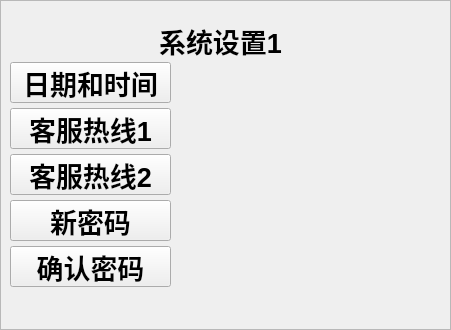
   <widget class="QFrame" name="frame_2">
    <property name="geometry">
     <rect>
      <x>25</x>
      <y>95</y>
      <width>451</width>
      <height>330</height>
     </rect>
    </property>
    <property name="sizePolicy">
     <sizepolicy hsizetype="Ignored" vsizetype="Ignored">
      <horstretch>0</horstretch>
      <verstretch>0</verstretch>
     </sizepolicy>
    </property>
    <property name="minimumSize">
     <size>
      <width>13</width>
      <height>0</height>
     </size>
    </property>
    <property name="font">
     <font>
      <pointsize>24</pointsize>
      <weight>75</weight>
      <bold>true</bold>
      <kerning>true</kerning>
     </font>
    </property>
    <property name="autoFillBackground">
     <bool>false</bool>
    </property>
    <property name="styleSheet">
     <string notr="true">background-image: url(:/background/qrc/background/back.png);
 </string>
    </property>
    <property name="frameShape">
     <enum>QFrame::StyledPanel</enum>
    </property>
    <property name="frameShadow">
     <enum>QFrame::Raised</enum>
    </property>
    <widget class="QLabel" name="lbl_time">
     <property name="geometry">
      <rect>
       <x>180</x>
       <y>67</y>
       <width>265</width>
       <height>31</height>
      </rect>
     </property>
     <property name="font">
      <font>
       <pointsize>18</pointsize>
       <weight>75</weight>
       <bold>true</bold>
       <kerning>true</kerning>
      </font>
     </property>
     <property name="frameShape">
      <enum>QFrame::NoFrame</enum>
     </property>
     <property name="frameShadow">
      <enum>QFrame::Sunken</enum>
     </property>
     <property name="text">
      <string/>
     </property>
    </widget>
    <widget class="QLabel" name="lbl_stime">
     <property name="geometry">
      <rect>
       <x>180</x>
       <y>115</y>
       <width>265</width>
       <height>31</height>
      </rect>
     </property>
     <property name="font">
      <font>
       <pointsize>18</pointsize>
       <weight>75</weight>
       <bold>true</bold>
      </font>
     </property>
     <property name="frameShape">
      <enum>QFrame::NoFrame</enum>
     </property>
     <property name="text">
      <string/>
     </property>
    </widget>
    <widget class="QLabel" name="lbl_pswd">
     <property name="geometry">
      <rect>
       <x>180</x>
       <y>205</y>
       <width>265</width>
       <height>31</height>
      </rect>
     </property>
     <property name="font">
      <font>
       <pointsize>18</pointsize>
       <weight>75</weight>
       <bold>true</bold>
      </font>
     </property>
     <property name="frameShape">
      <enum>QFrame::NoFrame</enum>
     </property>
     <property name="text">
      <string/>
     </property>
    </widget>
    <widget class="QLabel" name="lbl_pswd_sure">
     <property name="geometry">
      <rect>
       <x>180</x>
       <y>250</y>
       <width>265</width>
       <height>31</height>
      </rect>
     </property>
     <property name="font">
      <font>
       <pointsize>18</pointsize>
       <weight>75</weight>
       <bold>true</bold>
      </font>
     </property>
     <property name="frameShape">
      <enum>QFrame::NoFrame</enum>
     </property>
     <property name="text">
      <string/>
     </property>
    </widget>
    <widget class="QPushButton" name="btn_2">
     <property name="geometry">
      <rect>
       <x>10</x>
       <y>62</y>
       <width>161</width>
       <height>41</height>
      </rect>
     </property>
     <property name="font">
      <font>
       <pointsize>20</pointsize>
      </font>
     </property>
     <property name="focusPolicy">
      <enum>Qt::NoFocus</enum>
     </property>
     <property name="text">
      <string>日期和时间</string>
     </property>
    </widget>
    <widget class="QPushButton" name="btn_3">
     <property name="geometry">
      <rect>
       <x>10</x>
       <y>108</y>
       <width>161</width>
       <height>41</height>
      </rect>
     </property>
     <property name="font">
      <font>
       <pointsize>20</pointsize>
      </font>
     </property>
     <property name="focusPolicy">
      <enum>Qt::NoFocus</enum>
     </property>
     <property name="text">
      <string>客服热线1</string>
     </property>
    </widget>
    <widget class="QPushButton" name="btn_4">
     <property name="geometry">
      <rect>
       <x>10</x>
       <y>200</y>
       <width>161</width>
       <height>41</height>
      </rect>
     </property>
     <property name="font">
      <font>
       <pointsize>20</pointsize>
      </font>
     </property>
     <property name="focusPolicy">
      <enum>Qt::NoFocus</enum>
     </property>
     <property name="text">
      <string>新密码</string>
     </property>
    </widget>
    <widget class="QPushButton" name="btn_5">
     <property name="geometry">
      <rect>
       <x>10</x>
       <y>246</y>
       <width>161</width>
       <height>41</height>
      </rect>
     </property>
     <property name="font">
      <font>
       <pointsize>20</pointsize>
      </font>
     </property>
     <property name="focusPolicy">
      <enum>Qt::NoFocus</enum>
     </property>
     <property name="text">
      <string>确认密码</string>
     </property>
    </widget>
    <widget class="QPushButton" name="btn_6">
     <property name="geometry">
      <rect>
       <x>10</x>
       <y>154</y>
       <width>161</width>
       <height>41</height>
      </rect>
     </property>
     <property name="font">
      <font>
       <pointsize>20</pointsize>
      </font>
     </property>
     <property name="focusPolicy">
      <enum>Qt::NoFocus</enum>
     </property>
     <property name="text">
      <string>客服热线2</string>
     </property>
    </widget>
    <widget class="QLabel" name="lbl_phone_number">
     <property name="geometry">
      <rect>
       <x>180</x>
       <y>160</y>
       <width>265</width>
       <height>31</height>
      </rect>
     </property>
     <property name="font">
      <font>
       <pointsize>18</pointsize>
       <weight>75</weight>
       <bold>true</bold>
      </font>
     </property>
     <property name="frameShape">
      <enum>QFrame::NoFrame</enum>
     </property>
     <property name="text">
      <string/>
     </property>
    </widget>
    <widget class="QLabel" name="label_speaker">
     <property name="geometry">
      <rect>
       <x>10</x>
       <y>290</y>
       <width>441</width>
       <height>41</height>
      </rect>
     </property>
     <property name="palette">
      <palette>
       <active>
        <colorrole role="WindowText">
         <brush brushstyle="SolidPattern">
          <color alpha="255">
           <red>255</red>
           <green>0</green>
           <blue>0</blue>
          </color>
         </brush>
        </colorrole>
        <colorrole role="Button">
         <brush brushstyle="SolidPattern">
          <color alpha="255">
           <red>255</red>
           <green>255</green>
           <blue>255</blue>
          </color>
         </brush>
        </colorrole>
        <colorrole role="Light">
         <brush brushstyle="SolidPattern">
          <color alpha="255">
           <red>255</red>
           <green>255</green>
           <blue>255</blue>
          </color>
         </brush>
        </colorrole>
        <colorrole role="Midlight">
         <brush brushstyle="SolidPattern">
          <color alpha="255">
           <red>255</red>
           <green>255</green>
           <blue>255</blue>
          </color>
         </brush>
        </colorrole>
        <colorrole role="Dark">
         <brush brushstyle="SolidPattern">
          <color alpha="255">
           <red>127</red>
           <green>127</green>
           <blue>127</blue>
          </color>
         </brush>
        </colorrole>
        <colorrole role="Mid">
         <brush brushstyle="SolidPattern">
          <color alpha="255">
           <red>170</red>
           <green>170</green>
           <blue>170</blue>
          </color>
         </brush>
        </colorrole>
        <colorrole role="Text">
         <brush brushstyle="SolidPattern">
          <color alpha="255">
           <red>0</red>
           <green>0</green>
           <blue>0</blue>
          </color>
         </brush>
        </colorrole>
        <colorrole role="BrightText">
         <brush brushstyle="SolidPattern">
          <color alpha="255">
           <red>255</red>
           <green>255</green>
           <blue>255</blue>
          </color>
         </brush>
        </colorrole>
        <colorrole role="ButtonText">
         <brush brushstyle="SolidPattern">
          <color alpha="255">
           <red>0</red>
           <green>0</green>
           <blue>0</blue>
          </color>
         </brush>
        </colorrole>
        <colorrole role="Base">
         <brush brushstyle="SolidPattern">
          <color alpha="255">
           <red>255</red>
           <green>255</green>
           <blue>255</blue>
          </color>
         </brush>
        </colorrole>
        <colorrole role="Window">
         <brush brushstyle="SolidPattern">
          <color alpha="255">
           <red>255</red>
           <green>255</green>
           <blue>255</blue>
          </color>
         </brush>
        </colorrole>
        <colorrole role="Shadow">
         <brush brushstyle="SolidPattern">
          <color alpha="255">
           <red>0</red>
           <green>0</green>
           <blue>0</blue>
          </color>
         </brush>
        </colorrole>
        <colorrole role="AlternateBase">
         <brush brushstyle="SolidPattern">
          <color alpha="255">
           <red>255</red>
           <green>255</green>
           <blue>255</blue>
          </color>
         </brush>
        </colorrole>
        <colorrole role="ToolTipBase">
         <brush brushstyle="SolidPattern">
          <color alpha="255">
           <red>255</red>
           <green>255</green>
           <blue>220</blue>
          </color>
         </brush>
        </colorrole>
        <colorrole role="ToolTipText">
         <brush brushstyle="SolidPattern">
          <color alpha="255">
           <red>0</red>
           <green>0</green>
           <blue>0</blue>
          </color>
         </brush>
        </colorrole>
       </active>
       <inactive>
        <colorrole role="WindowText">
         <brush brushstyle="SolidPattern">
          <color alpha="255">
           <red>255</red>
           <green>0</green>
           <blue>0</blue>
          </color>
         </brush>
        </colorrole>
        <colorrole role="Button">
         <brush brushstyle="SolidPattern">
          <color alpha="255">
           <red>255</red>
           <green>255</green>
           <blue>255</blue>
          </color>
         </brush>
        </colorrole>
        <colorrole role="Light">
         <brush brushstyle="SolidPattern">
          <color alpha="255">
           <red>255</red>
           <green>255</green>
           <blue>255</blue>
          </color>
         </brush>
        </colorrole>
        <colorrole role="Midlight">
         <brush brushstyle="SolidPattern">
          <color alpha="255">
           <red>255</red>
           <green>255</green>
           <blue>255</blue>
          </color>
         </brush>
        </colorrole>
        <colorrole role="Dark">
         <brush brushstyle="SolidPattern">
          <color alpha="255">
           <red>127</red>
           <green>127</green>
           <blue>127</blue>
          </color>
         </brush>
        </colorrole>
        <colorrole role="Mid">
         <brush brushstyle="SolidPattern">
          <color alpha="255">
           <red>170</red>
           <green>170</green>
           <blue>170</blue>
          </color>
         </brush>
        </colorrole>
        <colorrole role="Text">
         <brush brushstyle="SolidPattern">
          <color alpha="255">
           <red>0</red>
           <green>0</green>
           <blue>0</blue>
          </color>
         </brush>
        </colorrole>
        <colorrole role="BrightText">
         <brush brushstyle="SolidPattern">
          <color alpha="255">
           <red>255</red>
           <green>255</green>
           <blue>255</blue>
          </color>
         </brush>
        </colorrole>
        <colorrole role="ButtonText">
         <brush brushstyle="SolidPattern">
          <color alpha="255">
           <red>0</red>
           <green>0</green>
           <blue>0</blue>
          </color>
         </brush>
        </colorrole>
        <colorrole role="Base">
         <brush brushstyle="SolidPattern">
          <color alpha="255">
           <red>255</red>
           <green>255</green>
           <blue>255</blue>
          </color>
         </brush>
        </colorrole>
        <colorrole role="Window">
         <brush brushstyle="SolidPattern">
          <color alpha="255">
           <red>255</red>
           <green>255</green>
           <blue>255</blue>
          </color>
         </brush>
        </colorrole>
        <colorrole role="Shadow">
         <brush brushstyle="SolidPattern">
          <color alpha="255">
           <red>0</red>
           <green>0</green>
           <blue>0</blue>
          </color>
         </brush>
        </colorrole>
        <colorrole role="AlternateBase">
         <brush brushstyle="SolidPattern">
          <color alpha="255">
           <red>255</red>
           <green>255</green>
           <blue>255</blue>
          </color>
         </brush>
        </colorrole>
        <colorrole role="ToolTipBase">
         <brush brushstyle="SolidPattern">
          <color alpha="255">
           <red>255</red>
           <green>255</green>
           <blue>220</blue>
          </color>
         </brush>
        </colorrole>
        <colorrole role="ToolTipText">
         <brush brushstyle="SolidPattern">
          <color alpha="255">
           <red>0</red>
           <green>0</green>
           <blue>0</blue>
          </color>
         </brush>
        </colorrole>
       </inactive>
       <disabled>
        <colorrole role="WindowText">
         <brush brushstyle="SolidPattern">
          <color alpha="255">
           <red>127</red>
           <green>127</green>
           <blue>127</blue>
          </color>
         </brush>
        </colorrole>
        <colorrole role="Button">
         <brush brushstyle="SolidPattern">
          <color alpha="255">
           <red>255</red>
           <green>255</green>
           <blue>255</blue>
          </color>
         </brush>
        </colorrole>
        <colorrole role="Light">
         <brush brushstyle="SolidPattern">
          <color alpha="255">
           <red>255</red>
           <green>255</green>
           <blue>255</blue>
          </color>
         </brush>
        </colorrole>
        <colorrole role="Midlight">
         <brush brushstyle="SolidPattern">
          <color alpha="255">
           <red>255</red>
           <green>255</green>
           <blue>255</blue>
          </color>
         </brush>
        </colorrole>
        <colorrole role="Dark">
         <brush brushstyle="SolidPattern">
          <color alpha="255">
           <red>127</red>
           <green>127</green>
           <blue>127</blue>
          </color>
         </brush>
        </colorrole>
        <colorrole role="Mid">
         <brush brushstyle="SolidPattern">
          <color alpha="255">
           <red>170</red>
           <green>170</green>
           <blue>170</blue>
          </color>
         </brush>
        </colorrole>
        <colorrole role="Text">
         <brush brushstyle="SolidPattern">
          <color alpha="255">
           <red>127</red>
           <green>127</green>
           <blue>127</blue>
          </color>
         </brush>
        </colorrole>
        <colorrole role="BrightText">
         <brush brushstyle="SolidPattern">
          <color alpha="255">
           <red>255</red>
           <green>255</green>
           <blue>255</blue>
          </color>
         </brush>
        </colorrole>
        <colorrole role="ButtonText">
         <brush brushstyle="SolidPattern">
          <color alpha="255">
           <red>127</red>
           <green>127</green>
           <blue>127</blue>
          </color>
         </brush>
        </colorrole>
        <colorrole role="Base">
         <brush brushstyle="SolidPattern">
          <color alpha="255">
           <red>255</red>
           <green>255</green>
           <blue>255</blue>
          </color>
         </brush>
        </colorrole>
        <colorrole role="Window">
         <brush brushstyle="SolidPattern">
          <color alpha="255">
           <red>255</red>
           <green>255</green>
           <blue>255</blue>
          </color>
         </brush>
        </colorrole>
        <colorrole role="Shadow">
         <brush brushstyle="SolidPattern">
          <color alpha="255">
           <red>0</red>
           <green>0</green>
           <blue>0</blue>
          </color>
         </brush>
        </colorrole>
        <colorrole role="AlternateBase">
         <brush brushstyle="SolidPattern">
          <color alpha="255">
           <red>255</red>
           <green>255</green>
           <blue>255</blue>
          </color>
         </brush>
        </colorrole>
        <colorrole role="ToolTipBase">
         <brush brushstyle="SolidPattern">
          <color alpha="255">
           <red>255</red>
           <green>255</green>
           <blue>220</blue>
          </color>
         </brush>
        </colorrole>
        <colorrole role="ToolTipText">
         <brush brushstyle="SolidPattern">
          <color alpha="255">
           <red>0</red>
           <green>0</green>
           <blue>0</blue>
          </color>
         </brush>
        </colorrole>
       </disabled>
      </palette>
     </property>
     <property name="font">
      <font>
       <pointsize>20</pointsize>
       <weight>75</weight>
       <italic>false</italic>
       <bold>true</bold>
      </font>
     </property>
     <property name="styleSheet">
      <string notr="true">background-image: url(:/background/qrc/background/frame_white_.png);</string>
     </property>
     <property name="text">
      <string/>
     </property>
     <property name="alignment">
      <set>Qt::AlignLeading|Qt::AlignLeft|Qt::AlignVCenter</set>
     </property>
    </widget>
    <widget class="QLabel" name="label">
     <property name="geometry">
      <rect>
       <x>140</x>
       <y>20</y>
       <width>161</width>
       <height>41</height>
      </rect>
     </property>
     <property name="font">
      <font>
       <pointsize>20</pointsize>
      </font>
     </property>
     <property name="text">
      <string>系统设置1</string>
     </property>
     <property name="alignment">
      <set>Qt::AlignCenter</set>
     </property>
    </widget>
   </widget>
